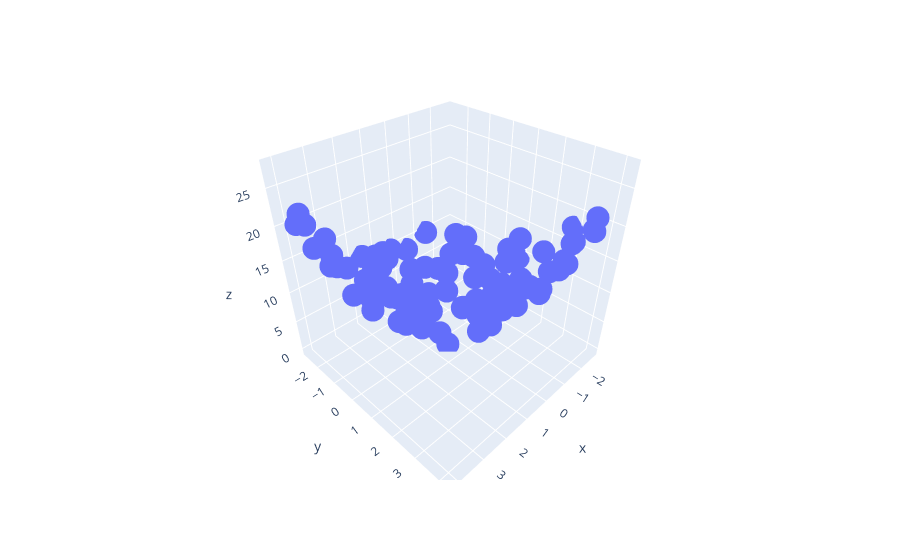

Notebook cell for this chart:
### Markdown cell above
## Plotting 3D Scatter Plot

### Code cell
df = px.data.iris()
fig = px.scatter_3d(df, x=x.ravel(), y=y.ravel(), z=z.ravel())
fig.show()
